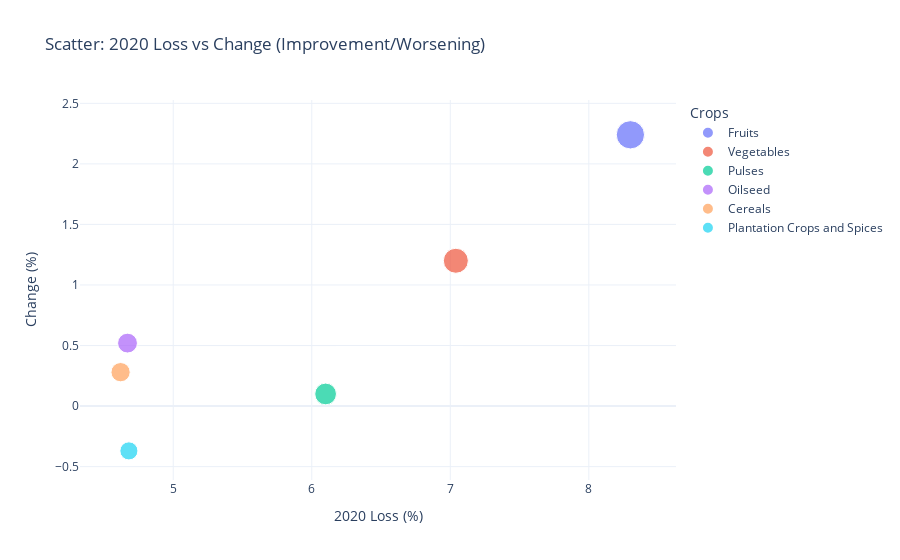

Notebook code for this chart:
### Code cell
fig = px.scatter(merged_df, 
                 x='2020 Loss (%)', y='Change (%)', 
                 color='Crops', size='2022 Loss (%)',
                 hover_name='Crops', 
                 title='Scatter: 2020 Loss vs Change (Improvement/Worsening)',
                 template='plotly_white')
fig.show()

### Figure 1 — Plotly figure (JSON) as saved in the notebook; plotly's stock layout.template omitted (floating-point values rounded to 4 significant figures)
{"data": [{"hovertemplate": "<b>%{hovertext}</b><br><br>Crops=Fruits<br>2020 Loss (%)=%{x}<br>Change (%)=%{y}<br>2022 Loss (%)=%{marker.size}<extra></extra>", "hovertext": ["Fruits"], "legendgroup": "Fruits", "marker": {"color": "#636efa", "size": [10.54], "sizemode": "area", "sizeref": 0.02635, "symbol": "circle"}, "mode": "markers", "name": "Fruits", "orientation": "v", "showlegend": true, "type": "scatter", "x": [8.3], "xaxis": "x", "y": [2.24], "yaxis": "y"}, {"hovertemplate": "<b>%{hovertext}</b><br><br>Crops=Vegetables<br>2020 Loss (%)=%{x}<br>Change (%)=%{y}<br>2022 Loss (%)=%{marker.size}<extra></extra>", "hovertext": ["Vegetables"], "legendgroup": "Vegetables", "marker": {"color": "#EF553B", "size": [8.24], "sizemode": "area", "sizeref": 0.02635, "symbol": "circle"}, "mode": "markers", "name": "Vegetables", "orientation": "v", "showlegend": true, "type": "scatter", "x": [7.04], "xaxis": "x", "y": [1.2], "yaxis": "y"}, {"hovertemplate": "<b>%{hovertext}</b><br><br>Crops=Pulses<br>2020 Loss (%)=%{x}<br>Change (%)=%{y}<br>2022 Loss (%)=%{marker.size}<extra></extra>", "hovertext": ["Pulses"], "legendgroup": "Pulses", "marker": {"color": "#00cc96", "size": [6.2], "sizemode": "area", "sizeref": 0.02635, "symbol": "circle"}, "mode": "markers", "name": "Pulses", "orientation": "v", "showlegend": true, "type": "scatter", "x": [6.1], "xaxis": "x", "y": [0.1], "yaxis": "y"}, {"hovertemplate": "<b>%{hovertext}</b><br><br>Crops=Oilseed<br>2020 Loss (%)=%{x}<br>Change (%)=%{y}<br>2022 Loss (%)=%{marker.size}<extra></extra>", "hovertext": ["Oilseed"], "legendgroup": "Oilseed", "marker": {"color": "#ab63fa", "size": [5.19], "sizemode": "area", "sizeref": 0.02635, "symbol": "circle"}, "mode": "markers", "name": "Oilseed", "orientation": "v", "showlegend": true, "type": "scatter", "x": [4.67], "xaxis": "x", "y": [0.52], "yaxis": "y"}, {"hovertemplate": "<b>%{hovertext}</b><br><br>Crops=Cereals<br>2020 Loss (%)=%{x}<br>Change (%)=%{y}<br>2022 Loss (%)=%{marker.size}<extra></extra>", "hovertext": ["Cereals"], "legendgroup": "Cereals", "marker": {"color": "#FFA15A", "size": [4.9], "sizemode": "area", "sizeref": 0.02635, "symbol": "circle"}, "mode": "markers", "name": "Cereals", "orientation": "v", "showlegend": true, "type": "scatter", "x": [4.62], "xaxis": "x", "y": [0.28], "yaxis": "y"}, {"hovertemplate": "<b>%{hovertext}</b><br><br>Crops=Plantation Crops and Spices<br>2020 Loss (%)=%{x}<br>Change (%)=%{y}<br>2022 Loss (%)=%{marker.size}<extra></extra>", "hovertext": ["Plantation Crops and Spices"], "legendgroup": "Plantation Crops and Spices", "marker": {"color": "#19d3f3", "size": [4.31], "sizemode": "area", "sizeref": 0.02635, "symbol": "circle"}, "mode": "markers", "name": "Plantation Crops and Spices", "orientation": "v", "showlegend": true, "type": "scatter", "x": [4.68], "xaxis": "x", "y": [-0.37], "yaxis": "y"}], "layout": {"legend": {"itemsizing": "constant", "title": {"text": "Crops"}, "tracegroupgap": 0}, "title": {"text": "Scatter: 2020 Loss vs Change (Improvement/Worsening)"}, "xaxis": {"anchor": "y", "domain": [0, 1], "title": {"text": "2020 Loss (%)"}}, "yaxis": {"anchor": "x", "domain": [0, 1], "title": {"text": "Change (%)"}}}}
